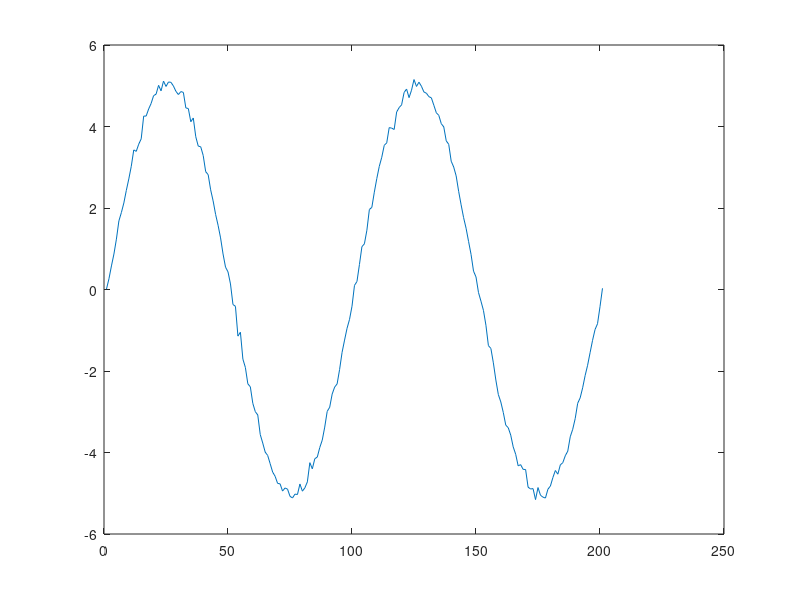

MATLAB code to generate this figure:
n = 100;
x = 5*sin(2*pi*10.*[0:0.001:0.2]);
x = 5*sin(2*pi*10.*[0:0.001:0.2]);

for i = 1:n 
    r = randn(1,length(x));
    x1(i,:) = x + r; 
end

y = sum(x1)/n;

figure; plot(y);